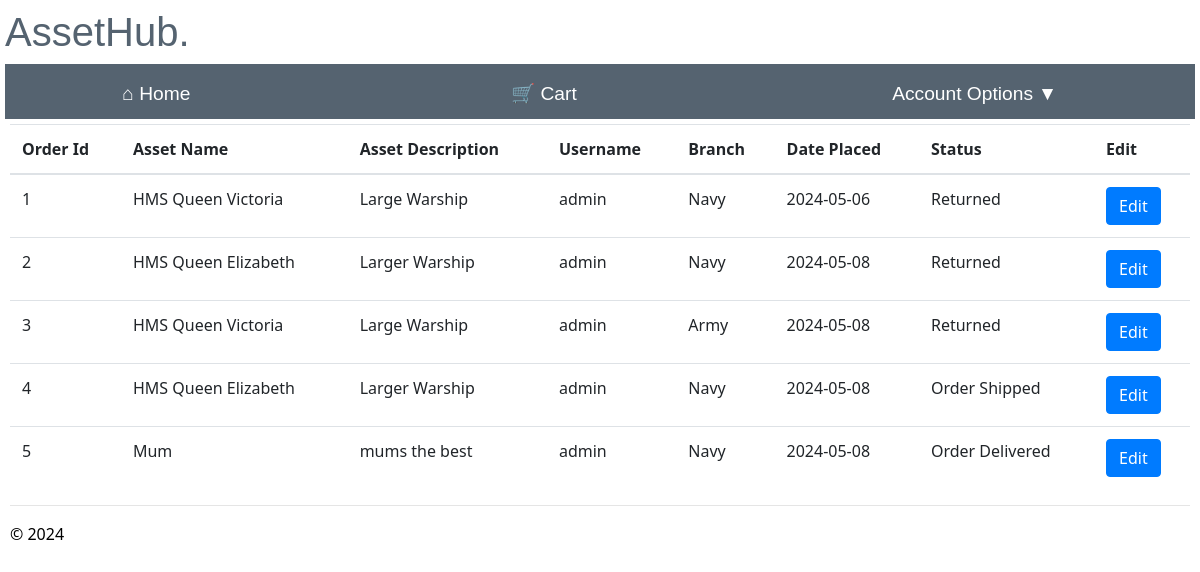
Page /maintain_orders/ (signed in) on the committed database.
### app/models/models.py (models this page shows)
class Order(db.Model):
    __tablename__ = 'order'
    order_id = db.Column(db.Integer, primary_key=True, nullable=False)
    username = db.Column(db.Integer, db.ForeignKey('user.username'), nullable=False)#needs to be string
    asset_id = db.Column(db.String(100), db.ForeignKey('assets.asset_id'), nullable=False)
    branch_id = db.Column(db.Integer, db.ForeignKey('branch.branch_id'), nullable=False)
    check_out_date = db.Column(db.Date,nullable=False)
    return_date = db.Column(db.Date,nullable=True)
    status = db.Column(db.String(20),nullable= False, default='New Order')
    user = relationship('User', backref='order')
    asset = relationship('Assets', backref='order')
    branch = relationship('Branch', backref='order')

class Assets(db.Model):
    __tablename__ = 'assets'
    asset_id = db.Column(db.Integer, primary_key=True, nullable=False)
    asset_name = db.Column(db.String(100), nullable=True)#change to not null
    asset_description = db.Column(db.String(225), nullable=True)
    keyword = db.Column(db.String(50), nullable=False)
    available = db.Column(db.String(50), nullable=False, default='Y')

class Branch(db.Model):
    __tablename__ = 'branch'
    branch_id = db.Column(db.Integer, primary_key=True, nullable=False)
    branch_name = db.Column(db.String(50), nullable=False)
    address_line1 = db.Column(db.String(225), nullable=False)
    address_line2 = db.Column(db.String(225), nullable=True)
    postcode = db.Column(db.String(8), nullable=False)

### app/manager/routes.py (the view)
@bp.route("/maintain_orders/", methods=['GET'])
@login_required
def maintain_orders():
    try:
        order = Order.query.all()
        asset_names = {}
        asset_description = {}
        branch_names = {}
        for item in order:
            asset = Assets.query.filter_by(asset_id=item.asset_id).first()
            branch = Branch.query.filter_by(branch_id=item.branch_id).first()
            if asset:
                asset_names[item.asset_id] = asset.asset_name
                asset_description[item.asset_id] = asset.asset_description
                branch_names[item.branch_id] = branch.branch_name
    except Exception as e:
        flash("An error occurred retrieving assets.")
    return render_template("maintain_orders.html", order=order,
                           asset_names=asset_names,
                           asset_description=asset_description,branch_names=branch_names)

### app/manager/templates/maintain_orders.html (shortened to what this page needs)
{% extends "layout.html" %}
{% block content %}
<table class="table table-hover">
    <thead class="active tables">
        <th>Order Id</th>
        <th>Asset Name</th>
        <th>Asset Description</th>
        <th>Username</th>
        <th>Branch</th>
        <th>Date Placed</th>
        <th>Status</th>
        <th>Edit</th>
    </thead>
    <tbody>
        {% for order in order %}
        <tr>
            <td>{{ order.order_id }}</td>
            <td>{{ asset_names[order.asset_id] }}</td>
            <td>{{ asset_description[order.asset_id] }}</td>
            <td>{{ order.username }}</td>
            <td>{{ branch_names[order.branch_id] }}</td>
            <td>{{ order.check_out_date }}</td>
            <td>{{ order.status }}</td>
            <td><a href='{{ url_for("manager.edit_order", order_id=order.order_id) }}' class='btn btn-primary'>Edit</a></td>
        </tr>
        {% endfor %}
    </tbody>
</table>
{% endblock %}

### app/main/templates/layout.html (style rules this page uses)
body { padding: 8px 5px 8px 5px; }

### rows in the picture
Order: order_id "1", username "admin", check_out_date "2024-05-06", status "Returned"
Assets: asset_name "HMS Queen Victoria", asset_description "Large Warship"
Branch: branch_name "Navy"
Order: order_id "2", username "admin", check_out_date "2024-05-08", status "Returned"
Assets: asset_name "HMS Queen Elizabeth", asset_description "Larger Warship"
Order: order_id "3", username "admin", check_out_date "2024-05-08", status "Returned"
Branch: branch_name "Army"
Order: order_id "4", username "admin", check_out_date "2024-05-08", status "Order Shipped"
Order: order_id "5", username "admin", check_out_date "2024-05-08", status "Order Delivered"
Assets: asset_name "Mum", asset_description "mums the best"
